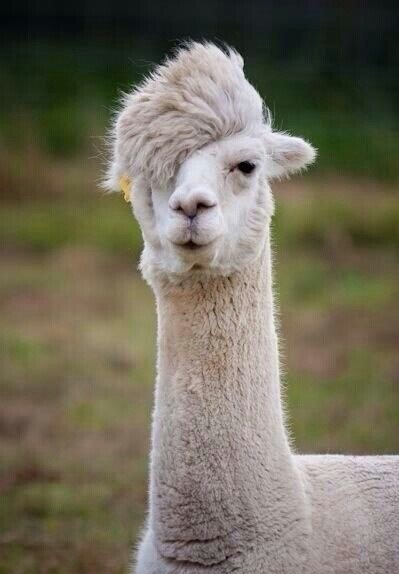
#> input picture Python/0720/1.png, 399 x 574 px
$ python Prac03.py
#> lines starting #> are read from the running program, lines starting #| are printed output that depends on the picture; after the words box and inside, x2 and y2 are one past the last pixel; in counts of white or black regions, pixels touching at a corner belong together
import cv2
import numpy as np

# ORB 객체 생성
orb = cv2.ORB_create()
# image load
ob_image = cv2.imread("1.png")
#> ob_image is the input picture: shape (574, 399, 3); mean B, G, R 92.2, 108.8, 114.4
ob_image = cv2.resize(ob_image, (400,400))
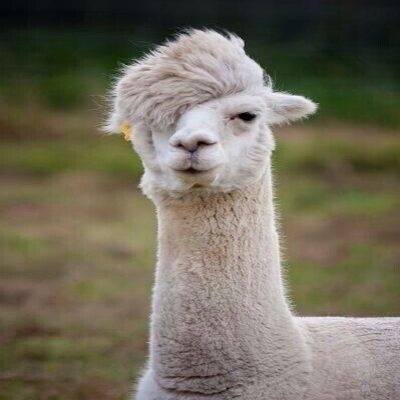
#> ob_image: shape (400, 400, 3); mean B, G, R 92.1, 108.7, 114.3

ob_gray = cv2.cvtColor(ob_image, cv2.COLOR_BGR2GRAY)
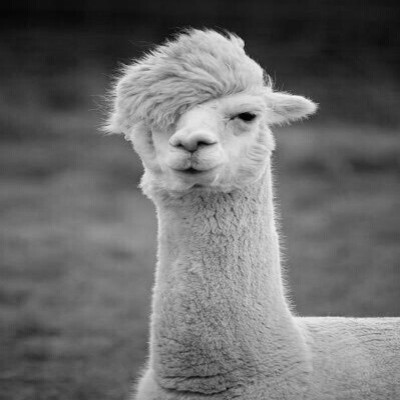
#> ob_gray: shape (400, 400); min 2, max 247, mean 108.5

# Object image kepoints, descriptors
ob_keypoints, ob_descriptors = orb.detectAndCompute(ob_gray, None)
#> ob_keypoints = 500 keypoints; strongest (x, y, size): (248, 116, 92.6), (251, 116, 64.3), (251, 117, 77.1), (252, 116, 53.6)

# 대상 이미지
target_img = ob_image.copy()
target_gray_img = cv2.cvtColor(target_img, cv2.COLOR_BGR2GRAY)

target_keypoints, target_descriptors = orb.detectAndCompute(target_gray_img, None)
#> target_keypoints has the same summary as ob_keypoints

matcher = cv2.BFMatcher(cv2.NORM_HAMMING, crossCheck=True)
matchers = matcher.match(ob_descriptors, target_descriptors)
#> matchers = 500 matches

matchers = sorted(matchers, key=lambda x:x.distance)

# 매칭 결과가 일정한 거리 이하인 경우 객체로 인식
if len(matchers) > 10 :
    object_found = True

    # 객체 위치 추출
    object_points = [ob_keypoints[m.queryIdx].pt for m in matchers]
#> object_points = 500 pairs, first value 103.2 to 317, second value 31 to 318
    target_points = [target_keypoints[m.trainIdx].pt for m in matchers]
#> target_points has the same summary as object_points

    object_x, object_y, object_w, object_h = cv2.boundingRect(np.float32(object_points))
#> object_x = 103; object_y = 31; object_w = 215; object_h = 287
    target_x, target_y, target_w, target_h = cv2.boundingRect(np.float32(target_points))
#> target_x = 103; target_y = 31; target_w = 215; target_h = 287

    cv2.rectangle(target_img, (object_x, object_y), (object_x + object_w, object_y + object_h), (0,255,0), 2)
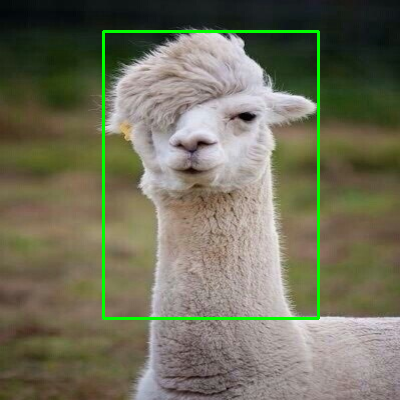
#> target_img: shape (400, 400, 3); 1.88% of pixels changed, all inside (x1, y1, x2, y2) = (102, 30, 320, 320)

cv2.imshow("Bounding Box", target_img)
cv2.waitKey(0)
cv2.destroyAllWindows()

$ run again, with Python/0720/2.png copied over Python/0720/1.png
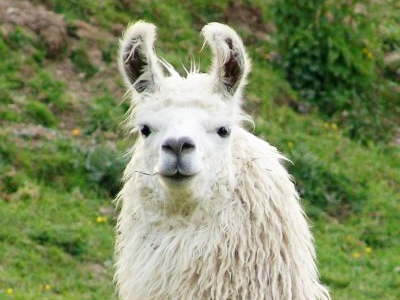
#> input picture Python/0720/2.png, 400 x 300 px
#> ob_image is the input picture: shape (300, 400, 3); mean B, G, R 102.3, 144, 131.7
#> ob_image: shape (400, 400, 3)
#> `ob_gray = cv2.cvtColor(ob_image, cv2.COLOR_BGR2GRAY)`:
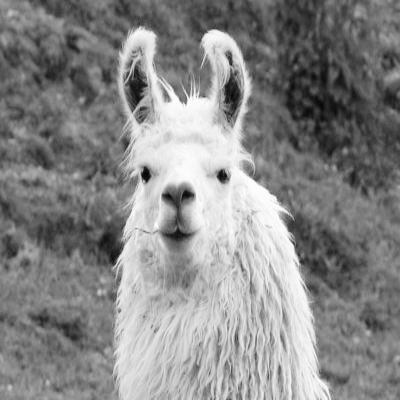
#> ob_gray: shape (400, 400); min 4, max 255, mean 135.6
#> ob_keypoints = 500 keypoints; strongest (x, y, size): (224, 177, 77.1), (221, 176, 92.6), (219, 174, 77.1), (224, 178, 64.3)
#> target_keypoints has the same summary as ob_keypoints
#> matchers = 500 matches
#> object_points = 500 pairs, first value 98.4 to 344.4, second value 31 to 366
#> target_points has the same summary as object_points
#> object_x = 98; object_y = 31; object_w = 247; object_h = 336
#> target_x = 98; target_y = 31; target_w = 247; target_h = 336
#> `cv2.rectangle(target_img, (object_x, object_y), (object_x + object_w, ..`:
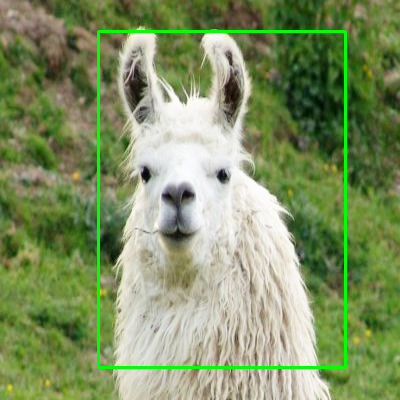
#> target_img: shape (400, 400, 3); mean B, G, R 100.4, 146.7, 129.2
